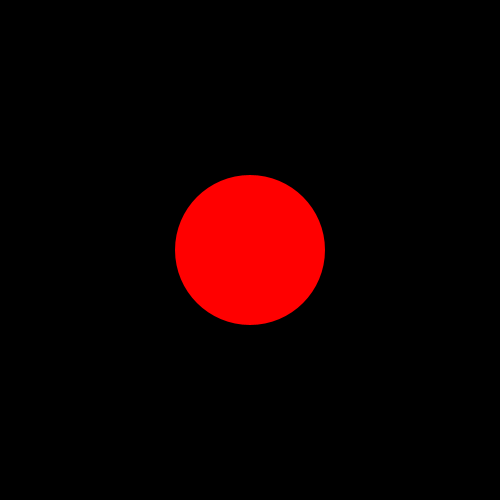
Frame 1 (no input)
Frame 60 (the mouse pressed at the canvas centre just before this capture): identical to frame 1, image omitted
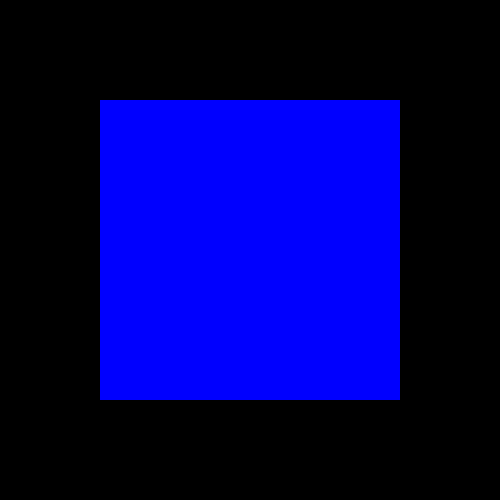
Frame 120 (the mouse held since frame 60 and released just before this capture)

The Processing sketch that drew these frames (run headless with seeded random() and noise(); from frame 60 on, the mouse is pressed at the canvas centre):

// Processing sketch: code_05_04
// ── code_05_04.pde
int x = 60;

void setup(){
size(500, 500);
background(0);
noStroke();

}

void draw(){
  background(0);
  if(mouseX < 250){
    fill(255, 0, 0);
    ellipse(width/2, height/2, 150, 150);
  }else{
    fill(0, 0, 255);
    rect(100, 100, 300, 300);
  }
}
